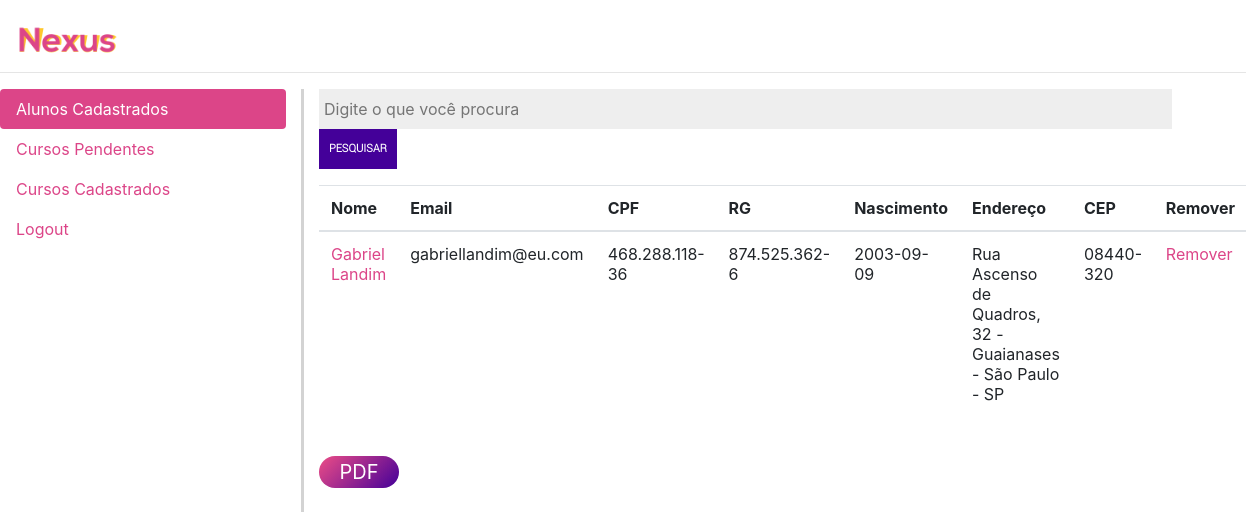
Screenshot of /ADM.php?pesq=Gabriel Landim with the database file from the repository.
### tables this page shows
CREATE TABLE `tbaluno` (
  `codAluno` int(11) NOT NULL,
  `nome` varchar(40) NOT NULL,
  `email` varchar(40) NOT NULL,
  `alunoSenha` varchar(20) NOT NULL,
  `sexo` varchar(20) NOT NULL,
  `cpf` char(14) NOT NULL,
  `rg` char(13) NOT NULL,
  `nascimento` date NOT NULL,
  `cep` char(9) NOT NULL,
  `imgAluno` varchar(100) NOT NULL,
  `rendaPropia` varchar(100) NOT NULL,
  `renda` varchar(100) NOT NULL,
  `cor` varchar(100) NOT NULL
);

CREATE TABLE `tblocalizacaoaluno` (
  `idLocAluno` int(11) NOT NULL,
  `name` varchar(60) NOT NULL,
  `address` varchar(80) NOT NULL,
  `lat` float(10,6) NOT NULL,
  `lng` float(10,6) NOT NULL
);

### ADM.php (the view, shortened to what this page needs)
<?php
    include_once("conexao.php");
?>
<html lang="pt-br">
<head>
    <link rel="stylesheet" type="text/css" href="css/css.css" media="screen" />
    <link rel="stylesheet" type="text/css" href="css/bootstrap.min.css" media="screen" />
</head>
<body>
    <br>
        <div style="padding-left:10px" class="logoADM">
            <a href="index.php"><img src="img/nexus3.png"></a>
        </div>
   <hr>
  <div class="row">
  <div style="border-right : 3px solid lightgray" class="col-3">
    <div class="nav flex-column nav-pills" id="v-pills-tab" role="tablist" aria-orientation="vertical">
      <a class="nav-link active" id="v-pills-home-tab" data-toggle="pill" href="#v-pills-home" role="tab" aria-controls="v-pills-home" aria-selected="true">Alunos Cadastrados</a>
      <a class="nav-link" id="v-pills-profile-tab" data-toggle="pill" href="#v-pills-profile" role="tab" aria-controls="v-pills-profile" aria-selected="false">Cursos Pendentes </a>
      <a class="nav-link" id="v-pills-messages-tab" data-toggle="pill" href="#v-pills-messages" role="tab" aria-controls="v-pills-messages" aria-selected="false">Cursos Cadastrados</a>
      <a class="nav-link" id="v-pills-settings-tab" data-toggle="pill" href="#v-pills-settings" role="tab" aria-controls="v-pills-settings" aria-selected="false">Logout</a>
    </div>
  </div>
  <div class="col-9">
    <div class="tab-content" id="v-pills-tabContent">
      <div class="tab-pane fade show active" id="v-pills-home" role="tabpanel" aria-labelledby="v-pills-home-tab">
       <div class="table-responsive-md">
          <div id='busca'>
              <form action="ADM.php" class="search" method="get">
                <input style="height:40px" id="txtbusca" name="pesq" type="text" value="" placeholder="Digite o que você procura" />
                <input style="height:40px" id="btnBusca" type="submit" value="Pesquisar"/>
              </form>
          </div>
        <table class="table">
          <thead>
            <tr>
              <th scope="col">Nome</th>
              <th scope="col">Email</th>
              <th scope="col">CPF</th>
              <th scope="col">RG</th>
              <th scope="col">Nascimento</th>
              <th scope="col">Endereço</th>
              <th scope="col">CEP</th>
               <th scope="col">Remover</th>
            </tr>
      </thead>
      <tbody>
        <?php
            if(isset($_GET['pesq'])){
                $busca = $_GET['pesq'];
                $sqli = mysqli_query($conn, "SELECT * FROM tbaluno WHERE nome LIKE '$busca'");
                while ($linha = mysqli_fetch_array($sqli)){
                    $codAluno = $linha['codAluno'];
                    $sql = mysqli_query($conn, "SELECT address FROM tblocalizacaoaluno WHERE idLocAluno = $codAluno");
                    while ($linha1 = mysqli_fetch_array($sql)){
                        $enderecoA = $linha1['address'];
                    }
                    echo("<tr>
                        <td><a href='matriculapdf.php?id=$codAluno'>{$linha['nome']}</a></td>
                        <td>{$linha['email']}</td>
                        <td>{$linha['cpf']}</td>
                        <td>{$linha['rg']}</td>
                        <td>{$linha['nascimento']}</td>
                        <td>{$enderecoA}</td>
                        <td>{$linha['cep']}</td>
                        <td><a href='removerAluno.php?id=$codAluno'>Remover</a></td>
                    </tr>");
                }
            }
        ?>
                </tbody>
           </table>
           <form id="form1" name="form1" method="get" action="alunopdf.php">
 <label>
          <br />
          <center>
          <input style="background-image: linear-gradient( 135deg, #dc4588 10%, #440099 100%);border:none;color:#fff;border-radius: 20px;font-size:20px;width:80px" type="submit" name="Pesquisar" id="Pesquisar" type="submit" name="Pesquisar" id="Pesquisar" value="PDF"/>
          </center>
        </label>
      </form>
       </div>
    </div>
    </div>
  </div>
</div>
</body>
</html>

### css/css.css (style rules this page uses)
#busca { margin:0 auto; padding:0; }
#txtbusca { border:0px solid #222; background:#EEE; width:92%; height:36px; margin:0 auto; padding:5px 0 5px 5px; float:left; line-height:36px; }
#btnBusca { background:#440099; position:relative; border:0px solid #222; color:#FFF; margin:0 auto; padding:10px; border:0 none; font-size:11px; font-weight:bold; text-transform:uppercase; font-family: login; }
* { box-sizing: border-box; transition: all .3s ease; }
img { width: 100%; }
a { font: lolo; }
.logoADM { width: 125px; }

### rows the page displays
tbaluno: nome "Gabriel Landim", email "gabriellandim@eu.com", cpf "468.288.118-36", rg "874.525.362-6", nascimento "2003-09-09", tblocalizacaoaluno.address "Rua Ascenso de Quadros, 32 - Guaianases - São Paulo - SP", cep "08440-320"
